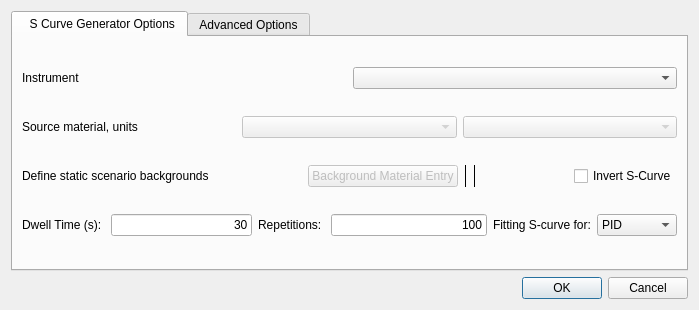
<?xml version="1.0" encoding="UTF-8"?>
<ui version="4.0">
 <class>AutoSCurveDialog</class>
 <widget class="QDialog" name="AutoSCurveDialog">
  <property name="geometry">
   <rect>
    <x>0</x>
    <y>0</y>
    <width>699</width>
    <height>310</height>
   </rect>
  </property>
  <property name="windowTitle">
   <string>Dialog</string>
  </property>
  <layout class="QVBoxLayout" name="verticalLayout_8">
   <item>
    <widget class="QTabWidget" name="tabWidget">
     <property name="layoutDirection">
      <enum>Qt::LeftToRight</enum>
     </property>
     <property name="tabPosition">
      <enum>QTabWidget::North</enum>
     </property>
     <property name="tabShape">
      <enum>QTabWidget::Rounded</enum>
     </property>
     <property name="currentIndex">
      <number>0</number>
     </property>
     <property name="elideMode">
      <enum>Qt::ElideRight</enum>
     </property>
     <property name="usesScrollButtons">
      <bool>false</bool>
     </property>
     <widget class="QWidget" name="scurve_generation">
      <attribute name="title">
       <string>  S Curve Generator Options</string>
      </attribute>
      <layout class="QVBoxLayout" name="verticalLayout_2">
       <item>
        <layout class="QHBoxLayout" name="horizontalLayout">
         <item>
          <widget class="QLabel" name="label_inst">
           <property name="text">
            <string>Instrument</string>
           </property>
          </widget>
         </item>
         <item>
          <widget class="QComboBox" name="combo_inst">
           <item>
            <property name="text">
             <string/>
            </property>
           </item>
          </widget>
         </item>
        </layout>
       </item>
       <item>
        <layout class="QHBoxLayout" name="horizontalLayout_4">
         <item>
          <widget class="QLabel" name="label_mat">
           <property name="text">
            <string>Source material, units</string>
           </property>
          </widget>
         </item>
         <item>
          <widget class="QComboBox" name="combo_mat">
           <property name="enabled">
            <bool>false</bool>
           </property>
           <property name="sizePolicy">
            <sizepolicy hsizetype="Minimum" vsizetype="Fixed">
             <horstretch>0</horstretch>
             <verstretch>0</verstretch>
            </sizepolicy>
           </property>
           <property name="minimumSize">
            <size>
             <width>100</width>
             <height>0</height>
            </size>
           </property>
           <property name="maximumSize">
            <size>
             <width>16777215</width>
             <height>16777215</height>
            </size>
           </property>
           <item>
            <property name="text">
             <string/>
            </property>
           </item>
          </widget>
         </item>
         <item>
          <widget class="QComboBox" name="combo_matdose">
           <property name="enabled">
            <bool>false</bool>
           </property>
           <property name="sizePolicy">
            <sizepolicy hsizetype="Minimum" vsizetype="Fixed">
             <horstretch>0</horstretch>
             <verstretch>0</verstretch>
            </sizepolicy>
           </property>
           <property name="minimumSize">
            <size>
             <width>100</width>
             <height>0</height>
            </size>
           </property>
           <item>
            <property name="text">
             <string/>
            </property>
           </item>
          </widget>
         </item>
        </layout>
       </item>
       <item>
        <layout class="QHBoxLayout" name="horizontalLayout_2">
         <item>
          <widget class="QLabel" name="label_back">
           <property name="text">
            <string>Define static scenario backgrounds</string>
           </property>
          </widget>
         </item>
         <item>
          <spacer name="horizontalSpacer_4">
           <property name="orientation">
            <enum>Qt::Horizontal</enum>
           </property>
           <property name="sizeHint" stdset="0">
            <size>
             <width>40</width>
             <height>20</height>
            </size>
           </property>
          </spacer>
         </item>
         <item>
          <widget class="QPushButton" name="btn_bgnd">
           <property name="enabled">
            <bool>false</bool>
           </property>
           <property name="text">
            <string>Background Material Entry</string>
           </property>
          </widget>
         </item>
         <item>
          <widget class="Line" name="line">
           <property name="frameShadow">
            <enum>QFrame::Plain</enum>
           </property>
           <property name="orientation">
            <enum>Qt::Vertical</enum>
           </property>
          </widget>
         </item>
         <item>
          <widget class="Line" name="line_2">
           <property name="frameShadow">
            <enum>QFrame::Plain</enum>
           </property>
           <property name="orientation">
            <enum>Qt::Vertical</enum>
           </property>
          </widget>
         </item>
         <item>
          <spacer name="horizontalSpacer_2">
           <property name="orientation">
            <enum>Qt::Horizontal</enum>
           </property>
           <property name="sizeHint" stdset="0">
            <size>
             <width>40</width>
             <height>20</height>
            </size>
           </property>
          </spacer>
         </item>
         <item>
          <widget class="QCheckBox" name="check_invert">
           <property name="layoutDirection">
            <enum>Qt::LeftToRight</enum>
           </property>
           <property name="text">
            <string>Invert S-Curve</string>
           </property>
          </widget>
         </item>
        </layout>
       </item>
       <item>
        <layout class="QHBoxLayout" name="horizontalLayout_24">
         <item>
          <layout class="QHBoxLayout" name="horizontalLayout_8">
           <item>
            <widget class="QLabel" name="label_dwell">
             <property name="text">
              <string>Dwell Time (s): </string>
             </property>
            </widget>
           </item>
           <item>
            <widget class="QLineEdit" name="line_dwell">
             <property name="text">
              <string>30</string>
             </property>
             <property name="alignment">
              <set>Qt::AlignRight|Qt::AlignTrailing|Qt::AlignVCenter</set>
             </property>
            </widget>
           </item>
          </layout>
         </item>
         <item>
          <layout class="QHBoxLayout" name="horizontalLayout_13">
           <item>
            <widget class="QLabel" name="label_rep">
             <property name="text">
              <string>Repetitions: </string>
             </property>
            </widget>
           </item>
           <item>
            <widget class="QLineEdit" name="line_rep">
             <property name="text">
              <string>100</string>
             </property>
             <property name="alignment">
              <set>Qt::AlignRight|Qt::AlignTrailing|Qt::AlignVCenter</set>
             </property>
            </widget>
           </item>
          </layout>
         </item>
         <item>
          <layout class="QHBoxLayout" name="horizontalLayout_9">
           <item>
            <widget class="QLabel" name="label_resulttype">
             <property name="text">
              <string>Fitting S-curve for:</string>
             </property>
            </widget>
           </item>
           <item>
            <widget class="QComboBox" name="combo_resulttype">
             <property name="minimumSize">
              <size>
               <width>80</width>
               <height>0</height>
              </size>
             </property>
             <item>
              <property name="text">
               <string>PID</string>
              </property>
             </item>
             <item>
              <property name="text">
               <string>C&amp;C</string>
              </property>
             </item>
             <item>
              <property name="text">
               <string>TP</string>
              </property>
             </item>
             <item>
              <property name="text">
               <string>Precision</string>
              </property>
             </item>
             <item>
              <property name="text">
               <string>Recall</string>
              </property>
             </item>
             <item>
              <property name="text">
               <string>Fscore</string>
              </property>
             </item>
            </widget>
           </item>
          </layout>
         </item>
        </layout>
       </item>
      </layout>
     </widget>
     <widget class="QWidget" name="advanced_options">
      <attribute name="title">
       <string>Advanced Options</string>
      </attribute>
      <layout class="QVBoxLayout" name="verticalLayout">
       <item>
        <layout class="QHBoxLayout" name="horizontalLayout_14">
         <item>
          <widget class="QLabel" name="label_19">
           <property name="toolTip">
            <string>&lt;html&gt;&lt;head/&gt;&lt;body&gt;&lt;p&gt;Number of points on the edge of the S-curve going from 0 to 1&lt;/p&gt;&lt;/body&gt;&lt;/html&gt;</string>
           </property>
           <property name="text">
            <string>Points on Rising Edge</string>
           </property>
          </widget>
         </item>
         <item>
          <spacer name="horizontalSpacer_5">
           <property name="orientation">
            <enum>Qt::Horizontal</enum>
           </property>
           <property name="sizeHint" stdset="0">
            <size>
             <width>40</width>
             <height>20</height>
            </size>
           </property>
          </spacer>
         </item>
         <item>
          <widget class="QLineEdit" name="line_edge">
           <property name="enabled">
            <bool>true</bool>
           </property>
           <property name="text">
            <string>5</string>
           </property>
          </widget>
         </item>
        </layout>
       </item>
       <item>
        <layout class="QHBoxLayout" name="horizontalLayout_50">
         <item>
          <layout class="QHBoxLayout" name="horizontalLayout_16">
           <item>
            <layout class="QHBoxLayout" name="horizontalLayout_10">
             <item>
              <widget class="QCheckBox" name="check_minx">
               <property name="toolTip">
                <string>&lt;html&gt;&lt;head/&gt;&lt;body&gt;&lt;p&gt;If you know the range that the rising edge might be, guessing near it might hasten convergence&lt;/p&gt;&lt;/body&gt;&lt;/html&gt;</string>
               </property>
               <property name="text">
                <string>Min x init guess</string>
               </property>
              </widget>
             </item>
             <item>
              <spacer name="horizontalSpacer">
               <property name="orientation">
                <enum>Qt::Horizontal</enum>
               </property>
               <property name="sizeHint" stdset="0">
                <size>
                 <width>40</width>
                 <height>20</height>
                </size>
               </property>
              </spacer>
             </item>
             <item>
              <widget class="QLineEdit" name="line_minx">
               <property name="enabled">
                <bool>false</bool>
               </property>
               <property name="text">
                <string>0.00000001</string>
               </property>
              </widget>
             </item>
            </layout>
           </item>
           <item>
            <layout class="QHBoxLayout" name="horizontalLayout_17">
             <item>
              <widget class="QCheckBox" name="check_maxx">
               <property name="toolTip">
                <string>&lt;html&gt;&lt;head/&gt;&lt;body&gt;&lt;p&gt;If you know the range that the rising edge might
                 be, guessing near it might hasten convergence&lt;/p&gt;&lt;/body&gt;&lt;/html&gt;
                </string>
               </property>
               <property name="text">
                <string>Max x init guess</string>
               </property>
              </widget>
             </item>
             <item>
              <spacer name="horizontalSpacer_6">
               <property name="orientation">
                <enum>Qt::Horizontal</enum>
               </property>
               <property name="sizeHint" stdset="0">
                <size>
                 <width>40</width>
                 <height>20</height>
                </size>
               </property>
              </spacer>
             </item>
             <item>
              <widget class="QLineEdit" name="line_maxx">
               <property name="enabled">
                <bool>false</bool>
               </property>
               <property name="text">
                <string>0.001</string>
               </property>
              </widget>
             </item>
            </layout>
           </item>
          </layout>
         </item>
        </layout>
       </item>
       <item>
        <layout class="QHBoxLayout" name="horizontalLayout_18">
         <item>
          <widget class="QLabel" name="label_20">
           <property name="toolTip">
            <string>&lt;html&gt;&lt;head/&gt;&lt;body&gt;&lt;p&gt;Using less repetitions may improve convergence speed, but has a higher risk of giving erroneous results&lt;/p&gt;&lt;/body&gt;&lt;/html&gt;</string>
           </property>
           <property name="text">
            <string>Repetitions for initial guesses</string>
           </property>
          </widget>
         </item>
         <item>
          <spacer name="horizontalSpacer_7">
           <property name="orientation">
            <enum>Qt::Horizontal</enum>
           </property>
           <property name="sizeHint" stdset="0">
            <size>
             <width>40</width>
             <height>20</height>
            </size>
           </property>
          </spacer>
         </item>
         <item>
          <widget class="QLineEdit" name="line_initrep">
           <property name="enabled">
            <bool>true</bool>
           </property>
           <property name="text">
            <string>10</string>
           </property>
          </widget>
         </item>
        </layout>
       </item>
       <item>
        <layout class="QHBoxLayout" name="horizontalLayout_12">
         <item>
          <widget class="QCheckBox" name="check_addpoints">
           <property name="toolTip">
            <string>&lt;html&gt;&lt;head/&gt;&lt;body&gt;&lt;p&gt;These points will help find the S-curve and will always be included in the final S-curve plot and results&lt;/p&gt;&lt;/body&gt;&lt;/html&gt;</string>
           </property>
           <property name="text">
            <string>Additional points to include in S-Curve</string>
           </property>
          </widget>
         </item>
         <item>
          <widget class="QLineEdit" name="line_addpoints">
           <property name="enabled">
            <bool>false</bool>
           </property>
           <property name="alignment">
            <set>Qt::AlignLeading|Qt::AlignLeft|Qt::AlignVCenter</set>
           </property>
          </widget>
         </item>
        </layout>
       </item>
       <item>
        <layout class="QHBoxLayout" name="horizontalLayout_68">
         <item>
          <widget class="QCheckBox" name="check_cleanup">
           <property name="layoutDirection">
            <enum>Qt::LeftToRight</enum>
           </property>
           <property name="text">
            <string>Remove S-curve range-finding scenarios from database upon convergence</string>
           </property>
           <property name="tristate">
            <bool>false</bool>
           </property>
          </widget>
         </item>
        </layout>
       </item>
       <item>
        <layout class="QHBoxLayout" name="horizontalLayout_67">
         <item>
          <widget class="QCheckBox" name="check_name">
           <property name="text">
            <string>Set custom group name for S-curve scenarios</string>
           </property>
          </widget>
         </item>
         <item>
          <widget class="QLineEdit" name="line_name">
           <property name="enabled">
            <bool>false</bool>
           </property>
           <property name="text">
            <string>[Default]</string>
           </property>
           <property name="alignment">
            <set>Qt::AlignLeading|Qt::AlignLeft|Qt::AlignVCenter</set>
           </property>
          </widget>
         </item>
        </layout>
       </item>
       <item>
        <layout class="QHBoxLayout" name="horizontalLayout_5">
         <item>
          <layout class="QHBoxLayout" name="horizontalLayout_11">
           <item>
            <widget class="QLabel" name="label_21">
             <property name="toolTip">
              <string>&lt;html&gt;&lt;head/&gt;&lt;body&gt;&lt;p&gt;Highest value that will be considered as the bottom of the S-curve. Must be between 0 and 1.&lt;/p&gt;&lt;/body&gt;&lt;/html&gt;</string>
             </property>
             <property name="text">
              <string>Lower bound for S-Curve:</string>
             </property>
            </widget>
           </item>
           <item>
            <widget class="QLineEdit" name="line_lowerbound">
             <property name="enabled">
              <bool>true</bool>
             </property>
             <property name="text">
              <string>0.1</string>
             </property>
            </widget>
           </item>
          </layout>
         </item>
         <item>
          <layout class="QHBoxLayout" name="horizontalLayout_15">
           <item>
            <widget class="QLabel" name="label_22">
             <property name="toolTip">
              <string>&lt;html&gt;&lt;head/&gt;&lt;body&gt;&lt;p&gt;Lowest value that will be considered as the top of the S-curve. Must be between 0 and 1.&lt;/p&gt;&lt;/body&gt;&lt;/html&gt;</string>
             </property>
             <property name="text">
              <string>Upper bound for S-Curve:</string>
             </property>
            </widget>
           </item>
           <item>
            <widget class="QLineEdit" name="line_upperbound">
             <property name="enabled">
              <bool>true</bool>
             </property>
             <property name="text">
              <string>0.9</string>
             </property>
            </widget>
           </item>
          </layout>
         </item>
        </layout>
       </item>
      </layout>
     </widget>
    </widget>
   </item>
   <item>
    <layout class="QHBoxLayout" name="horizontalLayout_3">
     <item>
      <widget class="QDialogButtonBox" name="buttonBox">
       <property name="enabled">
        <bool>true</bool>
       </property>
       <property name="orientation">
        <enum>Qt::Horizontal</enum>
       </property>
       <property name="standardButtons">
        <set>QDialogButtonBox::Cancel|QDialogButtonBox::Ok</set>
       </property>
      </widget>
     </item>
    </layout>
   </item>
  </layout>
 </widget>
 <resources/>
 <connections>
  <connection>
   <sender>buttonBox</sender>
   <signal>accepted()</signal>
   <receiver>AutoSCurveDialog</receiver>
   <slot>accept()</slot>
   <hints>
    <hint type="sourcelabel">
     <x>369</x>
     <y>299</y>
    </hint>
    <hint type="destinationlabel">
     <x>6</x>
     <y>170</y>
    </hint>
   </hints>
  </connection>
  <connection>
   <sender>buttonBox</sender>
   <signal>rejected()</signal>
   <receiver>AutoSCurveDialog</receiver>
   <slot>reject()</slot>
   <hints>
    <hint type="sourcelabel">
     <x>283</x>
     <y>299</y>
    </hint>
    <hint type="destinationlabel">
     <x>9</x>
     <y>208</y>
    </hint>
   </hints>
  </connection>
  <connection>
   <sender>check_name</sender>
   <signal>clicked(bool)</signal>
   <receiver>line_name</receiver>
   <slot>setEnabled(bool)</slot>
   <hints>
    <hint type="sourcelabel">
     <x>191</x>
     <y>219</y>
    </hint>
    <hint type="destinationlabel">
     <x>625</x>
     <y>221</y>
    </hint>
   </hints>
  </connection>
  <connection>
   <sender>combo_mat</sender>
   <signal>currentIndexChanged(QString)</signal>
   <receiver>combo_matdose</receiver>
   <slot>show()</slot>
   <hints>
    <hint type="sourcelabel">
     <x>309</x>
     <y>113</y>
    </hint>
    <hint type="destinationlabel">
     <x>464</x>
     <y>113</y>
    </hint>
   </hints>
  </connection>
  <connection>
   <sender>check_minx</sender>
   <signal>clicked(bool)</signal>
   <receiver>line_minx</receiver>
   <slot>setEnabled(bool)</slot>
   <hints>
    <hint type="sourcelabel">
     <x>109</x>
     <y>92</y>
    </hint>
    <hint type="destinationlabel">
     <x>344</x>
     <y>94</y>
    </hint>
   </hints>
  </connection>
  <connection>
   <sender>check_maxx</sender>
   <signal>clicked(bool)</signal>
   <receiver>line_maxx</receiver>
   <slot>setEnabled(bool)</slot>
   <hints>
    <hint type="sourcelabel">
     <x>452</x>
     <y>92</y>
    </hint>
    <hint type="destinationlabel">
     <x>673</x>
     <y>94</y>
    </hint>
   </hints>
  </connection>
  <connection>
   <sender>check_addpoints</sender>
   <signal>clicked(bool)</signal>
   <receiver>line_addpoints</receiver>
   <slot>setEnabled(bool)</slot>
   <hints>
    <hint type="sourcelabel">
     <x>119</x>
     <y>156</y>
    </hint>
    <hint type="destinationlabel">
     <x>649</x>
     <y>157</y>
    </hint>
   </hints>
  </connection>
 </connections>
</ui>
